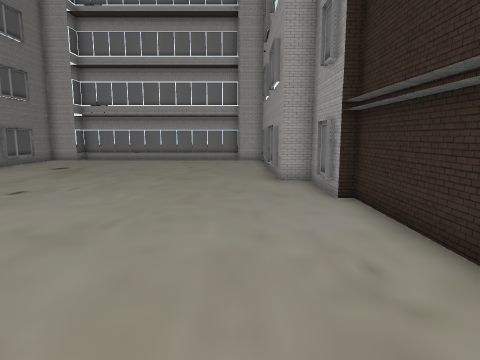
View 1 (above)

13 first-person views from a walk through a scene from a Unity 3-D project. The camera is 1.5 m above the floor, tilts 8° down and sees 75° across. The floor is counted in squares, 1 m on a side. Each view is taken from the middle of a square. On the plan, view 1 faces up. The plan holds only what a view shows up to about 15 squares ahead; the rest is blank. The place goes on beyond the plan. The player character is not drawn.

View 2
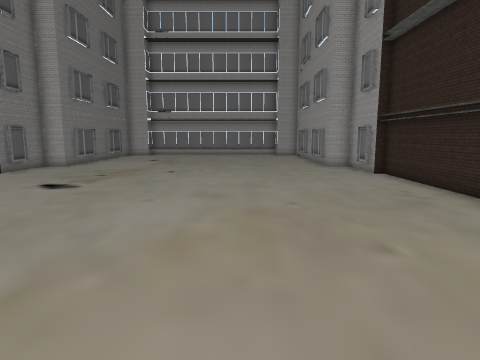

View 3
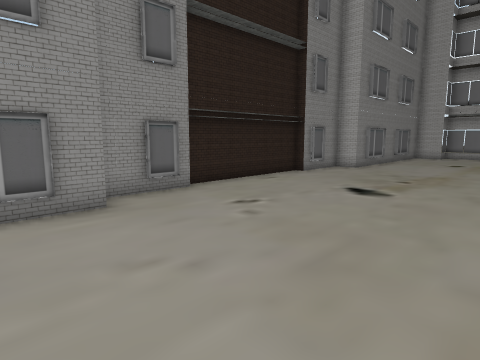

View 4
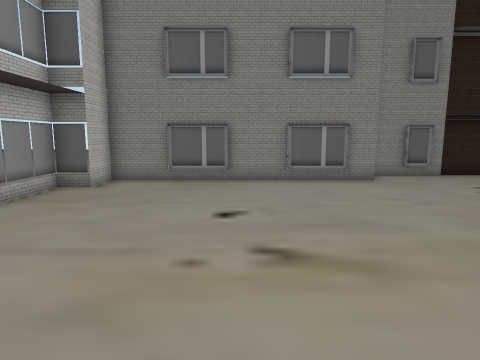

View 5
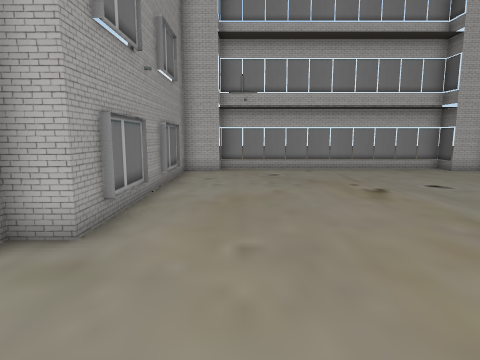

View 6
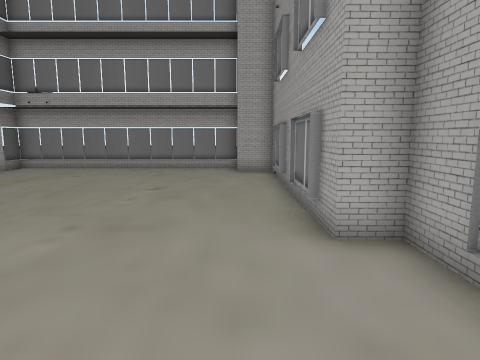

View 7
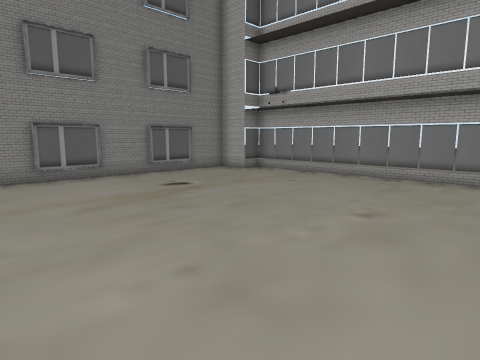

View 8
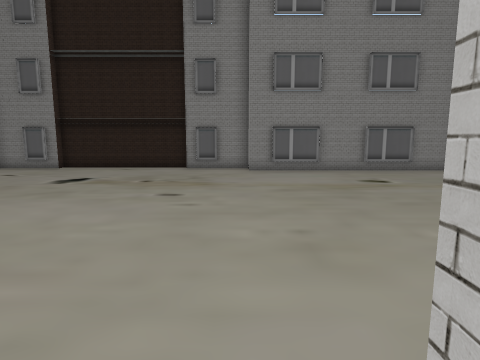

View 9
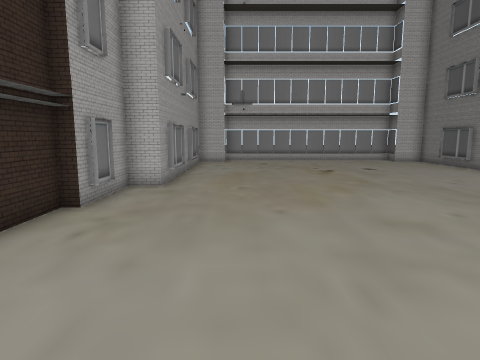

View 10
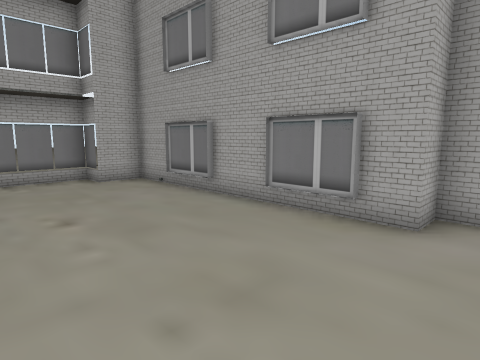

View 11
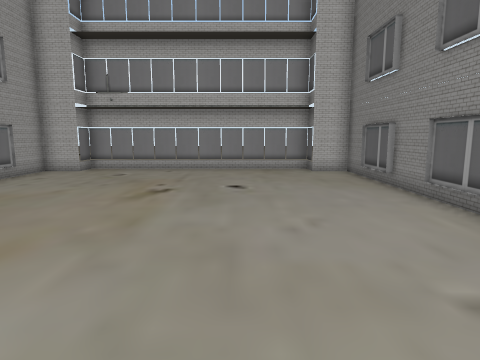

View 12
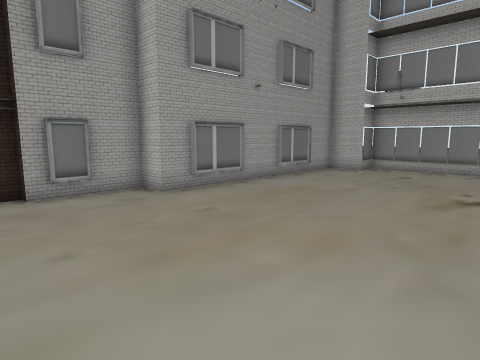

View 13
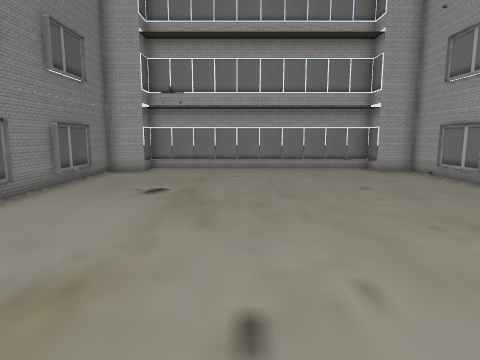

### Floor plan
Points are (right, up) in squares from view 1. A wall is a line through its corners. A room is listed if a view was taken in it or the views show most of it. See-through windows are left out.
Room 1 (views 1, 2, 3, 4, 5, 6, 7, 8, 9, 10, 11, 12, 13)
walls: (2.4, 7.5) (2.4, 8); (2.4, 8.3) (2.4, 9); (-12.6, 1.5) (-12.6, -1.2); (-13, 7.5) (-13, 1.5); (2.4, 9.1) (2.4, 10.4) (1.4, 10.4) (1.4, 17.5); (2.8, 1.5) (2.8, 7.5); (-11.6, -1.4) (-11.6, -10.4) (-10.1, -10.4) (-10.1, -11.4) (-0.1, -11.4) (-0.1, -10.4) (1.4, -10.4) (1.4, -1.4) (2.4, -1.4) (2.4, 1.5); (-12.6, 10.5) (-12.6, 7.5); (1.4, 17.6) (1.4, 19.4) (-0.1, 19.4) (-0.1, 20.4) (-10.1, 20.4) (-10.1, 19.4) (-11.6, 19.4) (-11.6, 10.4) (-12, 10.4)

Positions as (right, up) in squares from view 1, and headings:
1: (0, 0), facing up
2: (-3, -5), facing up
3: (-5, -4), facing up-left
4: (-1, -6), facing left
5: (-1, 3), facing down
6: (0, 6), facing up
7: (0, 9), facing up-left
8: (2, 10), facing left
9: (-1, 8), facing down
10: (-4, 9), facing up-right
11: (-7, 3), facing down
12: (-6, 3), facing down-right
13: (-6, 6), facing up
